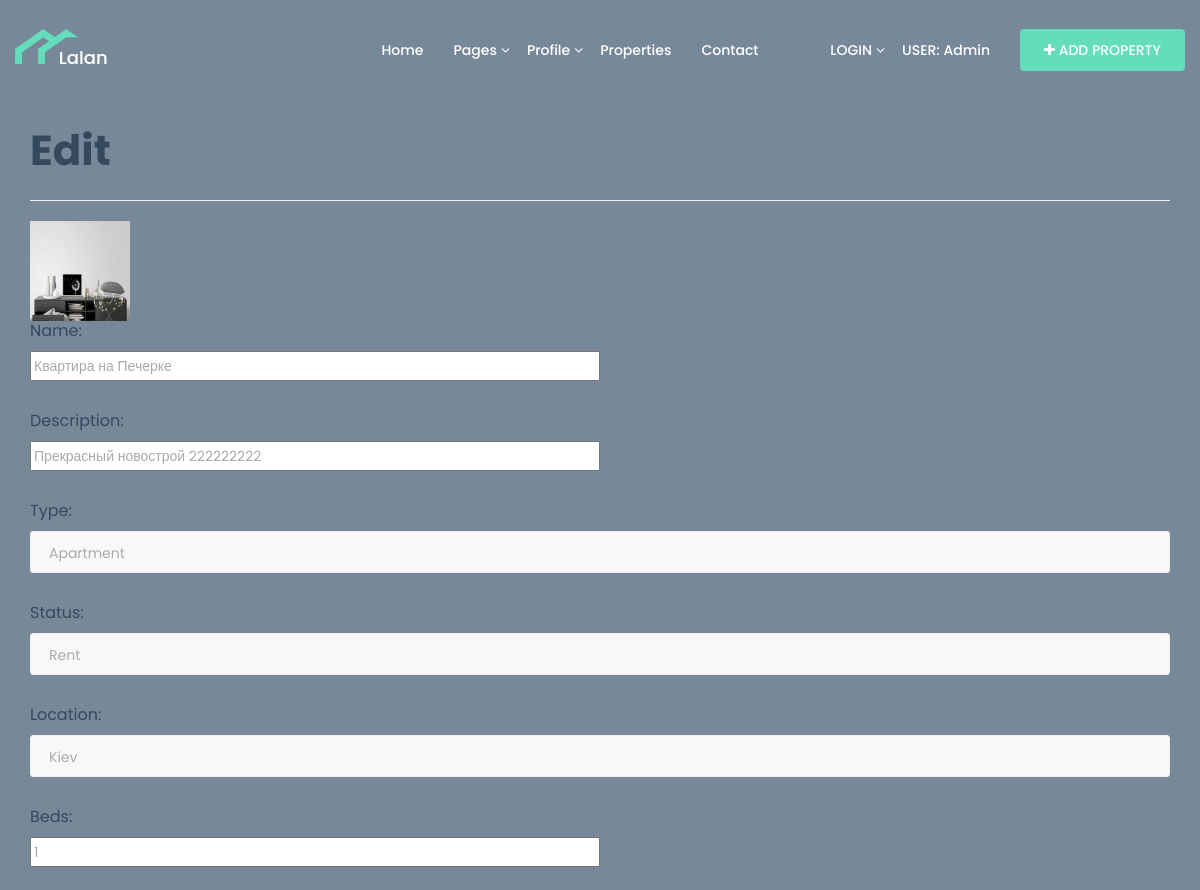
The app's page /goods/edit/3 (signed in, upper part), older data.
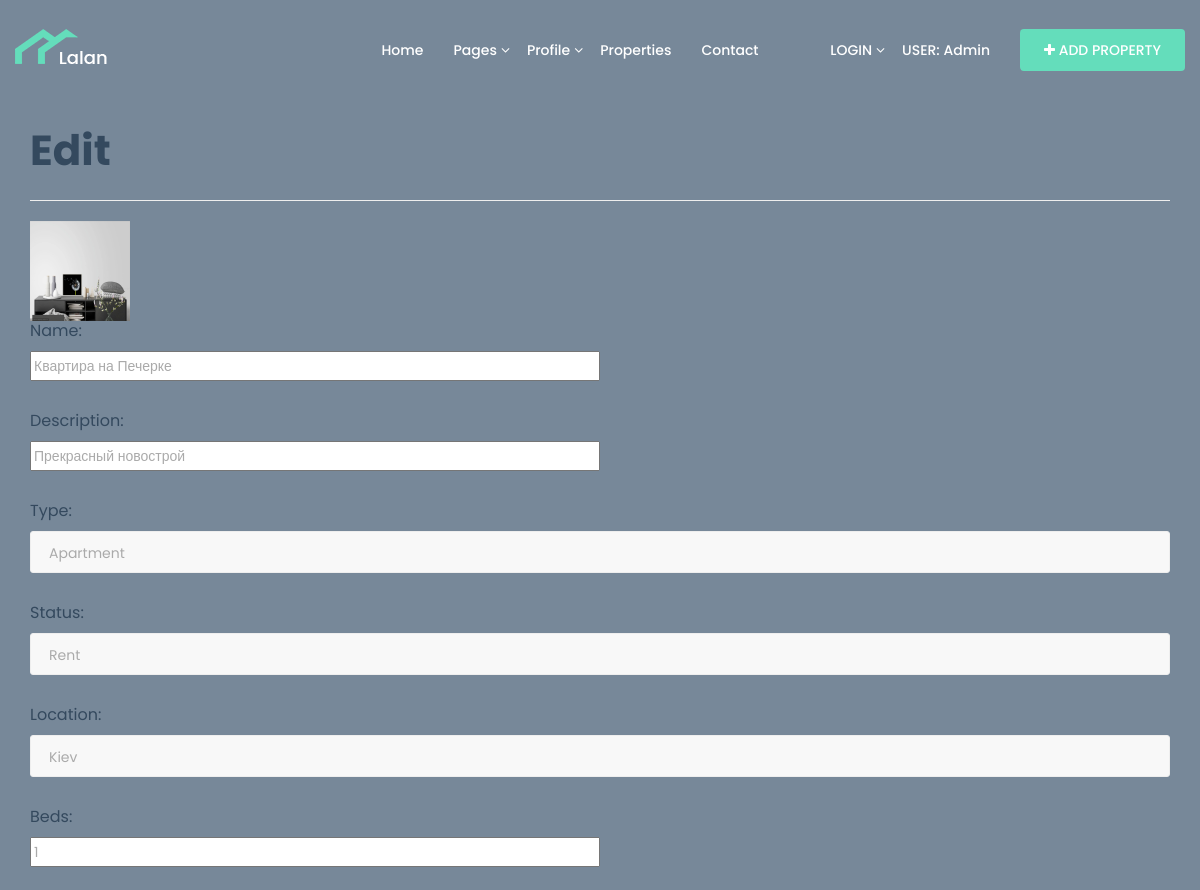
The same page, newer data.
### goods/models.py (models this page shows, shortened)
class Post(models.Model):
    name = models.CharField(max_length=100, unique=False, null=False)
    price = models.PositiveIntegerField(null=True, default=0)
    description = models.CharField(max_length=500, unique=False, null=False)
    beds = models.PositiveIntegerField(null=True, default=0)
    baths = models.PositiveIntegerField(null=True, default=0)
    floors = models.PositiveIntegerField(null=True, default=1)
    metro = models.CharField(max_length=50, unique=False, null=True)
    area = models.FloatField(null=True, default=0)
    size = models.FloatField(null=True, default=0)
    photoURL = models.URLField(null=True)
    videoURL = models.URLField(null=True)
    photo = models.FileField(null=False, upload_to='upload/')
    address = models.CharField(max_length=100, unique=False, null=False)
    city = models.ForeignKey(City, on_delete=models.CASCADE)
    country = models.ForeignKey(Country, on_delete=models.CASCADE)
    type = models.ForeignKey(Type, on_delete=models.CASCADE)
    status = models.ForeignKey(Status, on_delete=models.CASCADE)
    location = models.ForeignKey(Location, on_delete=models.CASCADE)

### goods/views.py (the view, shortened to what this page needs)
# urls.py: re_path(r'^edit/(?P<post_id>[0-9]+)$', edit),
def edit(request, post_id):
    data = dict()
    data['title'] = 'Edit '
    post = Post.objects.get(id=post_id)
    if request.method == 'GET':
        if request.user.username == 'admin' or request.user.username == 'admin1':
            data['form'] = PostForm2(instance=post)
            data['post'] = post
            return render(request, 'goods/edit.html', context=data)
        else:
            logout(request)  # Блокировка доступа через адресную строку
            return redirect('/accounts/sign_in')

### goods/forms.py
class PostForm2(forms.ModelForm):
    class Meta:
        model = Post
        fields = ('name', 'description', 'type', 'status', 'location', 'beds', 'baths', 'floors', 'metro', 'area',
                  'size', 'photoURL', 'videoURL',  'address', 'city', 'country')

### goods/models.py (called while the page is built)
    def __str__(self):
        return self.name

    def __str__(self):
        return self.name

    def __str__(self):
        return self.name

    def __str__(self):
        return self.name

    def __str__(self):
        return self.name

### templates/goods/edit.html (shortened to what this page needs)
{% extends 'layouts/base.html' %}
{% block content %}
<div id="content" class="container">
    <h2>{{ title }}</h2>
    <hr>
    <form id="post_edit_form" method="post" action="/goods/edit/{{ post.id }}">
        <div>
            <img src="/media/{{ post.photo }}" width="100" height="100">
            {% for field in form %}
                <div class="form-group">
                    {{ field.label_tag }}
                    <div>
                        {{ field }}
                    </div>
                </div>
            {% endfor %}
        </div>
    </form>
</div>
{% endblock content %}

Row changes from the older to the newer data that the page shows:
changed Post "Квартира на Печерке": description "Прекрасный новострой 222222222" → "Прекрасный новострой"
